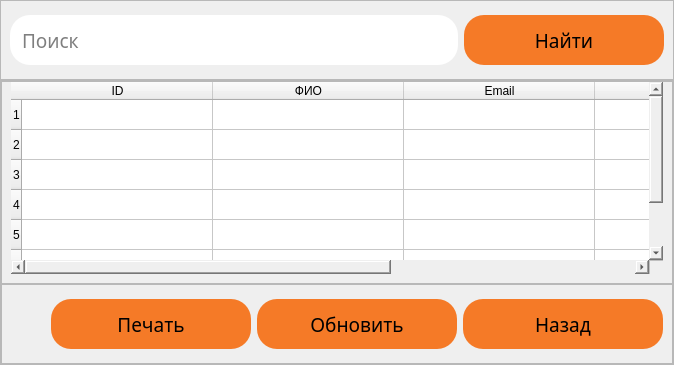
         <widget class="QWidget" name="page_4">
          <layout class="QVBoxLayout" name="verticalLayout_5">
           <property name="spacing">
            <number>0</number>
           </property>
           <property name="leftMargin">
            <number>0</number>
           </property>
           <property name="topMargin">
            <number>0</number>
           </property>
           <property name="rightMargin">
            <number>0</number>
           </property>
           <property name="bottomMargin">
            <number>0</number>
           </property>
           <item>
            <widget class="QFrame" name="frame_11">
             <property name="minimumSize">
              <size>
               <width>0</width>
               <height>80</height>
              </size>
             </property>
             <property name="maximumSize">
              <size>
               <width>16777215</width>
               <height>80</height>
              </size>
             </property>
             <property name="frameShape">
              <enum>QFrame::StyledPanel</enum>
             </property>
             <property name="frameShadow">
              <enum>QFrame::Raised</enum>
             </property>
             <layout class="QHBoxLayout" name="horizontalLayout_8">
              <item>
               <widget class="QLineEdit" name="lineEdit_2">
                <property name="minimumSize">
                 <size>
                  <width>0</width>
                  <height>50</height>
                 </size>
                </property>
                <property name="maximumSize">
                 <size>
                  <width>16777215</width>
                  <height>50</height>
                 </size>
                </property>
                <property name="font">
                 <font>
                  <family>Montserrat Medium</family>
                  <pointsize>14</pointsize>
                 </font>
                </property>
                <property name="styleSheet">
                 <string notr="true">border: 0;
border-radius: 20px;
padding-left: 10px;
padding-right: 10px;</string>
                </property>
                <property name="inputMask">
                 <string/>
                </property>
                <property name="text">
                 <string/>
                </property>
                <property name="placeholderText">
                 <string>Поиск</string>
                </property>
                <property name="clearButtonEnabled">
                 <bool>true</bool>
                </property>
               </widget>
              </item>
              <item>
               <widget class="QPushButton" name="pushButton_22">
                <property name="minimumSize">
                 <size>
                  <width>200</width>
                  <height>50</height>
                 </size>
                </property>
                <property name="maximumSize">
                 <size>
                  <width>200</width>
                  <height>50</height>
                 </size>
                </property>
                <property name="font">
                 <font>
                  <family>Montserrat SemiBold</family>
                  <pointsize>14</pointsize>
                  <weight>7</weight>
                  <italic>false</italic>
                  <bold>false</bold>
                 </font>
                </property>
                <property name="styleSheet">
                 <string notr="true">QPushButton{
	background-color: #F57A27;
	border: 0;
	border-radius: 20px;
	font: 63 14pt &quot;Montserrat SemiBold&quot;;
}

QPushButton:hover{
	background-color: #D63201;
	color: #fff;
}</string>
                </property>
                <property name="text">
                 <string>Найти</string>
                </property>
               </widget>
              </item>
             </layout>
            </widget>
           </item>
           <item>
            <widget class="QFrame" name="frame_8">
             <property name="frameShape">
              <enum>QFrame::StyledPanel</enum>
             </property>
             <property name="frameShadow">
              <enum>QFrame::Raised</enum>
             </property>
             <layout class="QVBoxLayout" name="verticalLayout_4">
              <property name="spacing">
               <number>0</number>
              </property>
              <property name="leftMargin">
               <number>0</number>
              </property>
              <property name="topMargin">
               <number>0</number>
              </property>
              <property name="rightMargin">
               <number>0</number>
              </property>
              <property name="bottomMargin">
               <number>0</number>
              </property>
              <item>
               <widget class="QFrame" name="frame_9">
                <property name="frameShape">
                 <enum>QFrame::StyledPanel</enum>
                </property>
                <property name="frameShadow">
                 <enum>QFrame::Raised</enum>
                </property>
                <layout class="QHBoxLayout" name="horizontalLayout_6">
                 <property name="topMargin">
                  <number>0</number>
                 </property>
                 <item>
                  <widget class="QTableWidget" name="tableWidget_2">
                   <property name="styleSheet">
                    <string notr="true">border: 0;</string>
                   </property>
                   <property name="rowCount">
                    <number>7</number>
                   </property>
                   <attribute name="horizontalHeaderCascadingSectionResizes">
                    <bool>false</bool>
                   </attribute>
                   <attribute name="horizontalHeaderDefaultSectionSize">
                    <number>191</number>
                   </attribute>
                   <attribute name="horizontalHeaderShowSortIndicator" stdset="0">
                    <bool>false</bool>
                   </attribute>
                   <attribute name="horizontalHeaderStretchLastSection">
                    <bool>true</bool>
                   </attribute>
                   <row/>
                   <row/>
                   <row/>
                   <row/>
                   <row/>
                   <row/>
                   <row/>
                   <column>
                    <property name="text">
                     <string>ID</string>
                    </property>
                   </column>
                   <column>
                    <property name="text">
                     <string>ФИО</string>
                    </property>
                   </column>
                   <column>
                    <property name="text">
                     <string>Email</string>
                    </property>
                   </column>
                   <column>
                    <property name="text">
                     <string>Дата</string>
                    </property>
                   </column>
                   <column>
                    <property name="text">
                     <string>Сумма</string>
                    </property>
                   </column>
                  </widget>
                 </item>
                </layout>
               </widget>
              </item>
              <item>
               <widget class="QFrame" name="frame_10">
                <property name="minimumSize">
                 <size>
                  <width>0</width>
                  <height>80</height>
                 </size>
                </property>
                <property name="maximumSize">
                 <size>
                  <width>16777215</width>
                  <height>80</height>
                 </size>
                </property>
                <property name="frameShape">
                 <enum>QFrame::StyledPanel</enum>
                </property>
                <property name="frameShadow">
                 <enum>QFrame::Raised</enum>
                </property>
                <layout class="QHBoxLayout" name="horizontalLayout_7">
                 <item>
                  <spacer name="horizontalSpacer_2">
                   <property name="orientation">
                    <enum>Qt::Horizontal</enum>
                   </property>
                   <property name="sizeHint" stdset="0">
                    <size>
                     <width>40</width>
                     <height>20</height>
                    </size>
                   </property>
                  </spacer>
                 </item>
                 <item>
                  <widget class="QPushButton" name="pushButton_18">
                   <property name="minimumSize">
                    <size>
                     <width>200</width>
                     <height>50</height>
                    </size>
                   </property>
                   <property name="maximumSize">
                    <size>
                     <width>200</width>
                     <height>50</height>
                    </size>
                   </property>
                   <property name="font">
                    <font>
                     <family>Montserrat SemiBold</family>
                     <pointsize>14</pointsize>
                     <weight>7</weight>
                     <italic>false</italic>
                     <bold>false</bold>
                    </font>
                   </property>
                   <property name="styleSheet">
                    <string notr="true">QPushButton{
	background-color: #F57A27;
	border: 0;
	border-radius: 20px;
	font: 63 14pt &quot;Montserrat SemiBold&quot;;
}

QPushButton:hover{
	background-color: #D63201;
	color: #fff;
}</string>
                   </property>
                   <property name="text">
                    <string>Печать</string>
                   </property>
                  </widget>
                 </item>
                 <item>
                  <widget class="QPushButton" name="pushButton_20">
                   <property name="minimumSize">
                    <size>
                     <width>200</width>
                     <height>50</height>
                    </size>
                   </property>
                   <property name="maximumSize">
                    <size>
                     <width>200</width>
                     <height>50</height>
                    </size>
                   </property>
                   <property name="font">
                    <font>
                     <family>Montserrat SemiBold</family>
                     <pointsize>14</pointsize>
                     <weight>7</weight>
                     <italic>false</italic>
                     <bold>false</bold>
                    </font>
                   </property>
                   <property name="styleSheet">
                    <string notr="true">QPushButton{
	background-color: #F57A27;
	border: 0;
	border-radius: 20px;
	font: 63 14pt &quot;Montserrat SemiBold&quot;;
}

QPushButton:hover{
	background-color: #D63201;
	color: #fff;
}</string>
                   </property>
                   <property name="text">
                    <string>Обновить</string>
                   </property>
                  </widget>
                 </item>
                 <item>
                  <widget class="QPushButton" name="pushButton_21">
                   <property name="minimumSize">
                    <size>
                     <width>200</width>
                     <height>50</height>
                    </size>
                   </property>
                   <property name="maximumSize">
                    <size>
                     <width>200</width>
                     <height>50</height>
                    </size>
                   </property>
                   <property name="font">
                    <font>
                     <family>Montserrat SemiBold</family>
                     <pointsize>14</pointsize>
                     <weight>7</weight>
                     <italic>false</italic>
                     <bold>false</bold>
                    </font>
                   </property>
                   <property name="styleSheet">
                    <string notr="true">QPushButton{
	background-color: #F57A27;
	border: 0;
	border-radius: 20px;
	font: 63 14pt &quot;Montserrat SemiBold&quot;;
}

QPushButton:hover{
	background-color: #D63201;
	color: #fff;
}</string>
                   </property>
                   <property name="text">
                    <string>Назад</string>
                   </property>
                  </widget>
                 </item>
                </layout>
               </widget>
              </item>
             </layout>
            </widget>
           </item>
          </layout>
         </widget>
